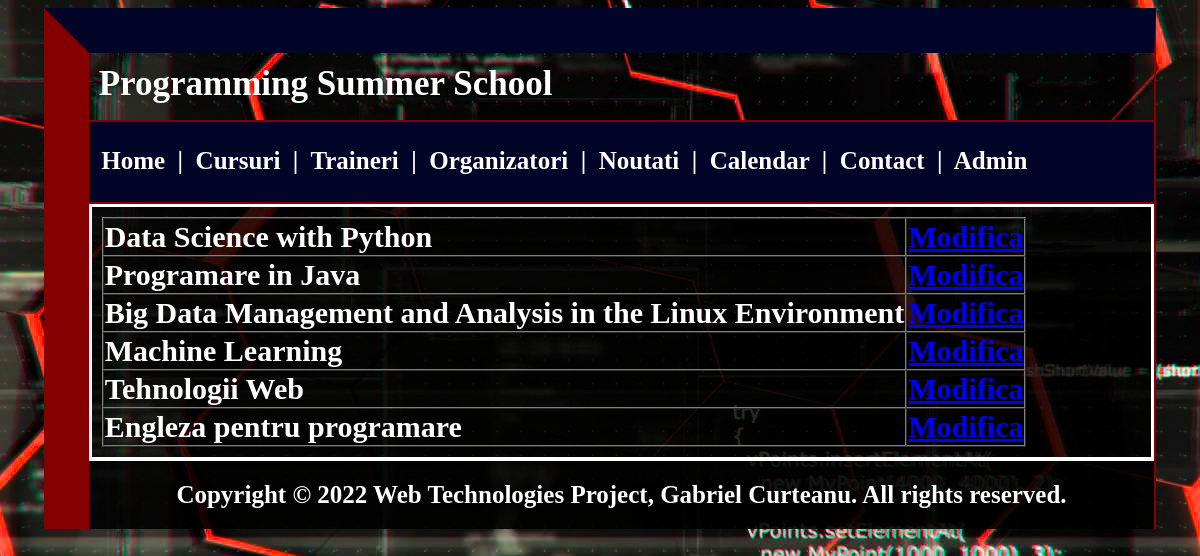
The page /ModificaCurs.php on the database its author committed.
### tables this page shows
CREATE TABLE `cursuri` (
  `ID` int(10) NOT NULL,
  `DenumireCurs` char(150) NOT NULL
);

### ModificaCurs.php (the view, shortened to what this page needs)
<?php
    include "header.php";
    require_once "connect.php";
?>
<div id="table">
    <?php
    $query = "SELECT * FROM cursuri";
    $result = mysqli_query($conexiune, $query);
    if(mysqli_num_rows($result)) {
    print("<table border='1' cellspacing='0'>\n");
    while($row = mysqli_fetch_array($result)){
    print("<tr>\n");
    print("<td>" . $row['DenumireCurs']. "</td>\n");
    print("<td><a href='ModificaCurs.php?comanda=edit&id=" . htmlspecialchars($row['ID']). "'>Modifica</a></td>\n");
    print("</tr>\n");
    }
    print("</table>");
    } else {
    print "Nu exista intrari in agenda!";
    }
    ?>
</div>
<?php
    include "footer.php";
?>

### style.css (style rules this page uses)
#bodyhome { background-color: #ded2d2; background-image: url("Images/fundal.jpg"); }
#table { font-size: 100px; border:3px solid white; color:white; background-color: rgba(0, 0, 0, 0.8); font-size:30px; padding:10px; font-weight:bold; }

### rows shown on the page
cursuri: DenumireCurs "Data Science with Python"
cursuri: DenumireCurs "Programare in Java"
cursuri: DenumireCurs "Big Data Management and Analysis in the Linux Environment"
cursuri: DenumireCurs "Machine Learning"
cursuri: DenumireCurs "Tehnologii Web"
cursuri: DenumireCurs "Engleza pentru programare"
